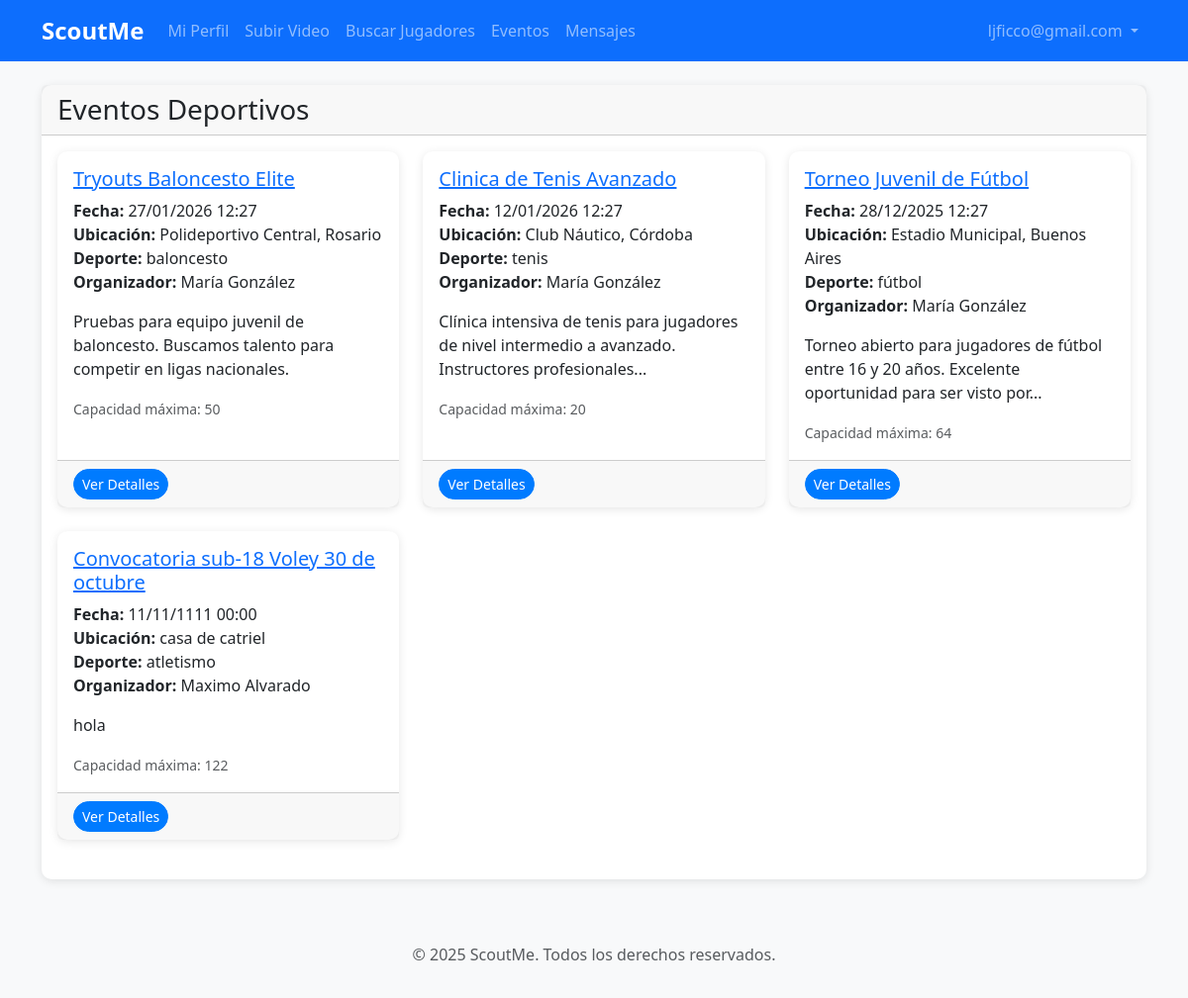
Screenshot of /eventos (signed in) with the database file from the repository.
### models.py (models this page shows, shortened)
class User(db.Model, UserMixin):
    id = db.Column(db.Integer, primary_key=True)
    email = db.Column(db.String(120), unique=True, nullable=False)
    password_hash = db.Column(db.String(128), nullable=False)
    role = db.Column(db.String(20), nullable=False)  # 'jugador', 'ojeador', 'admin'
    is_active = db.Column(db.Boolean, default=True)
    created_at = db.Column(db.DateTime, default=datetime.utcnow)
    player_profile = db.relationship('Player', backref='user', uselist=False)
    scout_profile = db.relationship('Scout', backref='user', uselist=False)
    messages_sent = db.relationship('Message', foreign_keys='Message.sender_id', backref='sender', lazy='dynamic')
    messages_received = db.relationship('Message', foreign_keys='Message.receiver_id', backref='receiver', lazy='dynamic')

class Event(db.Model):
    id = db.Column(db.Integer, primary_key=True)
    scout_id = db.Column(db.Integer, db.ForeignKey('scout.id'), nullable=False)
    titulo = db.Column(db.String(200), nullable=False)
    descripcion = db.Column(db.Text)
    fecha = db.Column(db.DateTime, nullable=False)
    ubicacion = db.Column(db.String(200))
    deporte = db.Column(db.String(50))
    capacidad_maxima = db.Column(db.Integer)
    created_at = db.Column(db.DateTime, default=datetime.utcnow)

class Scout(db.Model):
    id = db.Column(db.Integer, primary_key=True)
    user_id = db.Column(db.Integer, db.ForeignKey('user.id'), nullable=False)
    nombre = db.Column(db.String(100), nullable=False)
    apellido = db.Column(db.String(100), nullable=False)
    empresa = db.Column(db.String(100))
    pais = db.Column(db.String(50))
    ciudad = db.Column(db.String(100))
    especialidad = db.Column(db.String(100))  # deportes específicos
    descripcion = db.Column(db.Text)
    phone_code = db.Column(db.String(10))  # código de país telefónico
    telefono = db.Column(db.String(20))
    sitio_web = db.Column(db.String(200))
    events = db.relationship('Event', backref='scout', lazy='dynamic')

### app.py (the view)
@app.route("/eventos")
@login_required
def eventos():
    events = Event.query.order_by(Event.fecha.desc()).all()
    return render_template("eventos.html", events=events)

### app.py (called while the page is built)
@login_manager.user_loader
def load_user(user_id):
    return User.query.get(int(user_id))

### templates/eventos.html (shortened to what this page needs)
{% extends "base.html" %}
{% block content %}
<div class="row">
    <div class="col-md-12">
        <div class="card">
            <div class="card-header d-flex justify-content-between align-items-center">
                <h3 class="card-title mb-0">Eventos Deportivos</h3>
            </div>
            <div class="card-body">
                {% if events %}
                    <div class="row">
                        {% for event in events %}
                            <div class="col-md-6 col-lg-4 mb-4">
                                <div class="card h-100">
                                    <div class="card-body">
                                        <h5 class="card-title">
                                            <a href="{{ url_for('evento_detalle', event_id=event.id) }}">{{ event.titulo }}</a>
                                        </h5>
                                        <p class="card-text">
                                            <strong>Fecha:</strong> {{ event.fecha.strftime('%d/%m/%Y %H:%M') }}<br>
                                            <strong>Ubicación:</strong> {{ event.ubicacion or 'No especificada' }}<br>
                                            <strong>Deporte:</strong> {{ event.deporte or 'General' }}<br>
                                            <strong>Organizador:</strong> {{ event.scout.nombre }} {{ event.scout.apellido }}
                                        </p>
                                        {% if event.descripcion %}
                                            <p class="card-text">{{ event.descripcion[:100] }}{% if event.descripcion|length > 100 %}...{% endif %}</p>
                                        {% endif %}
                                        {% if event.capacidad_maxima %}
                                            <p class="card-text"><small class="text-muted">Capacidad máxima: {{ event.capacidad_maxima }}</small></p>
                                        {% endif %}
                                    </div>
                                    <div class="card-footer">
                                        <a href="{{ url_for('evento_detalle', event_id=event.id) }}" class="btn btn-primary btn-sm">Ver Detalles</a>
                                    </div>
                                </div>
                            </div>
                        {% endfor %}
                    </div>
                {% endif %}
            </div>
        </div>
    </div>
</div>
{% endblock %}

### templates/base.html (shortened to what this page needs)
<!DOCTYPE html>
<html lang="es">
<head>
    <link href="https://cdn.jsdelivr.net/npm/bootstrap@5.3.0/dist/css/bootstrap.min.css" rel="stylesheet">
    <link rel="stylesheet" href="{{ url_for('static', filename='css/main.css') }}">
</head>
<body>
    <nav class="navbar navbar-expand-lg navbar-dark bg-primary">
        <div class="container">
            <a class="navbar-brand" href="{{ url_for('home') }}">ScoutMe</a>
            <div class="collapse navbar-collapse" id="navbarNav">
                <ul class="navbar-nav me-auto">
                    {% if current_user.is_authenticated %}
                        {% if current_user.role == 'jugador' %}
                            <li class="nav-item">
                                <a class="nav-link" href="{{ url_for('perfil_jugador') }}">Mi Perfil</a>
                            </li>
                            <li class="nav-item">
                                <a class="nav-link" href="{{ url_for('subir_video') }}">Subir Video</a>
                            </li>
                        {% elif current_user.role == 'admin' %}
                            <li class="nav-item">
                                <a class="nav-link" href="{{ url_for('admin') }}">Administración</a>
                            </li>
                        {% endif %}
                        <li class="nav-item">
                            <a class="nav-link" href="{{ url_for('buscar') }}">Buscar Jugadores</a>
                        </li>
                        <li class="nav-item">
                            <a class="nav-link" href="{{ url_for('eventos') }}">Eventos</a>
                        </li>
                        <li class="nav-item">
                            <a class="nav-link" href="{{ url_for('mensajes') }}">Mensajes</a>
                        </li>
                    {% endif %}
                </ul>
                <ul class="navbar-nav">
                    {% if current_user.is_authenticated %}
                        <li class="nav-item dropdown">
                            <a class="nav-link dropdown-toggle" href="#" id="userDropdown" role="button" data-bs-toggle="dropdown">
                                {{ current_user.email }}
                            </a>
                        </li>
                    {% endif %}
                </ul>
            </div>
        </div>
    </nav>
    <main class="container mt-4">
        {% block content %}{% endblock %}
    </main>
    <footer class="bg-light text-center text-muted mt-5 py-3">
        <div class="container">
            <p>&copy; 2025 ScoutMe. Todos los derechos reservados.</p>
        </div>
    </footer>
</body>
</html>

### static/css/main.css (style rules this page uses)
body { font-family: 'Segoe UI', Tahoma, Geneva, Verdana, sans-serif; background-color: #f8f9fa; }
.navbar-brand { font-weight: bold; font-size: 1.5rem; }
.card { border: none; border-radius: 10px; box-shadow: 0 2px 10px rgba(0, 0, 0, 0.1); transition: transform 0.2s; }
.btn { border-radius: 25px; font-weight: 500; }
.btn-primary { background-color: #007bff; border-color: #007bff; }
footer { margin-top: auto; padding: 20px 0; }

### rows the page displays
User: email "ljficco@gmail.com"
Event: titulo "Tryouts Baloncesto Elite", fecha "27/01/2026 12:27", ubicacion "Polideportivo Central, Rosario", deporte "baloncesto", scout.nombre "María", scout.apellido "González", descripcion "Pruebas para equipo juvenil de baloncesto. Buscamos talento para competir en ligas nacionales.", capacidad_maxima "50"
Event: titulo "Clinica de Tenis Avanzado", fecha "12/01/2026 12:27", ubicacion "Club Náutico, Córdoba", deporte "tenis", scout.nombre "María", scout.apellido "González", descripcion "Clínica intensiva de tenis para jugadores de nivel intermedio a avanzado. Instructores profesionales", capacidad_maxima "20"
Event: titulo "Torneo Juvenil de Fútbol", fecha "28/12/2025 12:27", ubicacion "Estadio Municipal, Buenos Aires", deporte "fútbol", scout.nombre "María", scout.apellido "González", descripcion "Torneo abierto para jugadores de fútbol entre 16 y 20 años. Excelente oportunidad para ser visto por", capacidad_maxima "64"
Event: titulo "Convocatoria sub-18 Voley 30 de octubre", fecha "11/11/1111 00:00", ubicacion "casa de catriel", deporte "atletismo", scout.nombre "Maximo", scout.apellido "Alvarado", descripcion "hola", capacidad_maxima "122"
